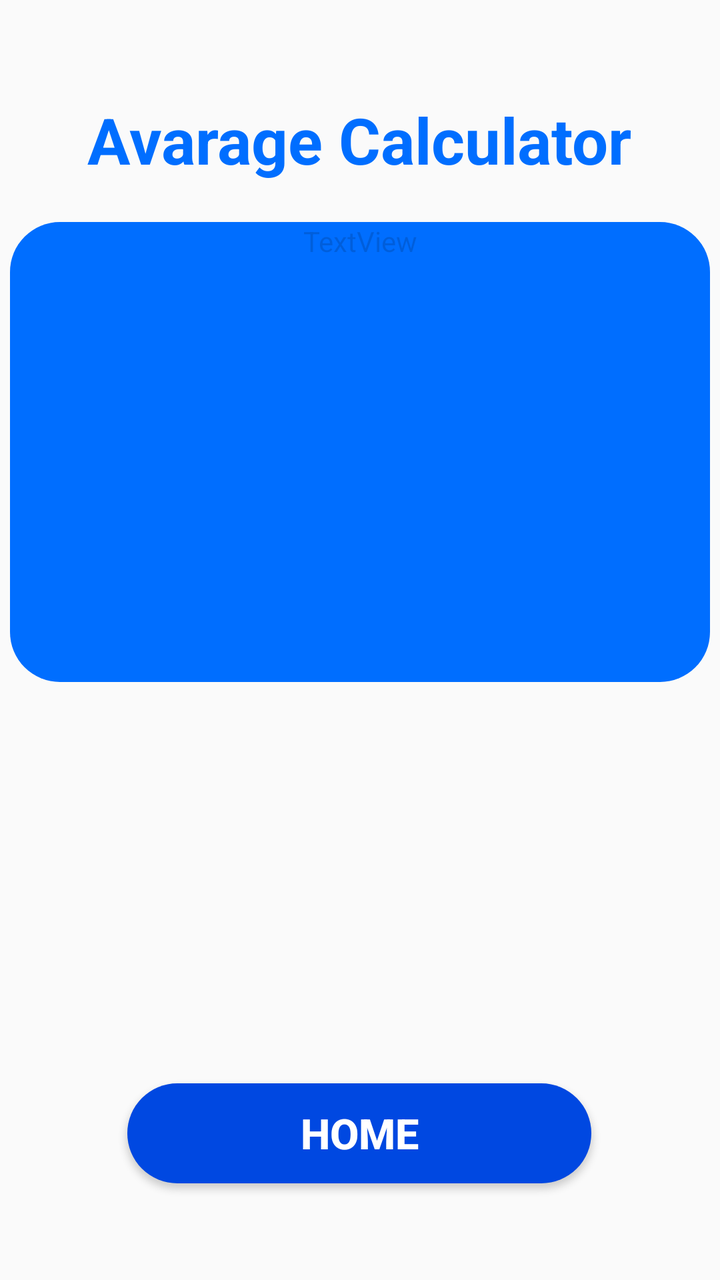
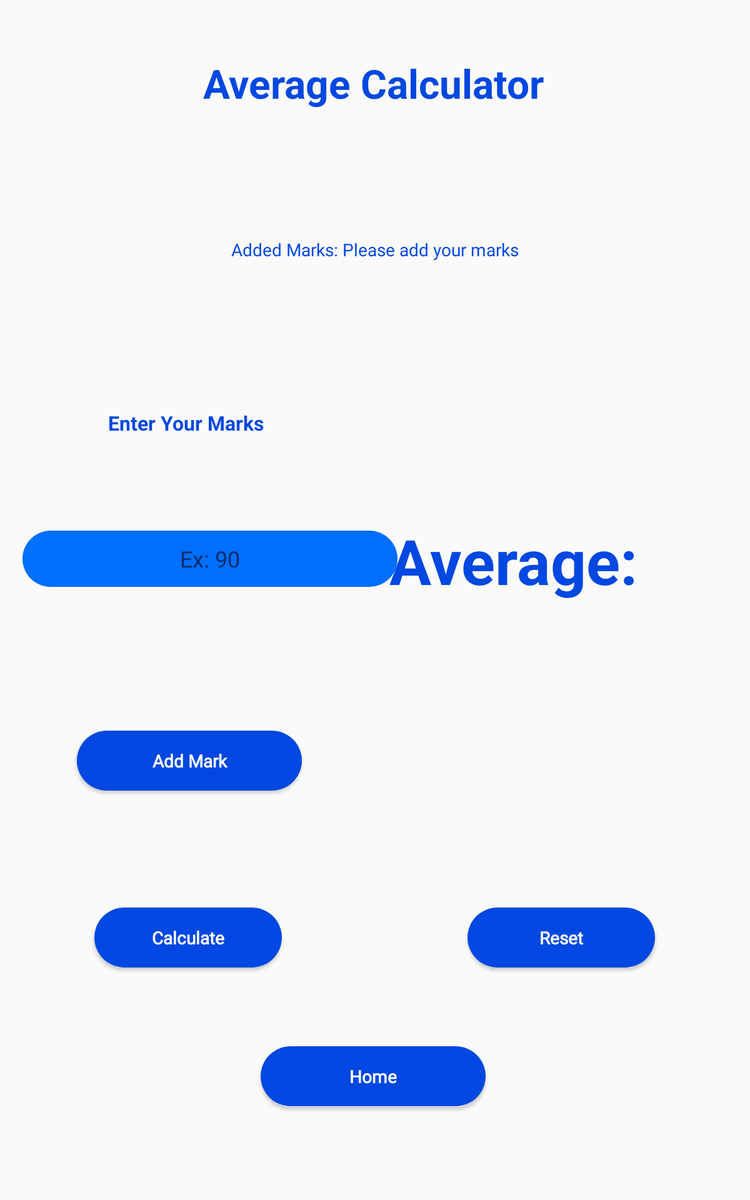

The same Android screen from two of the app's own layout files: first res/layout/ as a phone draws it, then the repository's variant for another configuration, drawn on a device whose configuration selects that folder. Both files follow.
<!-- AndroidManifest.xml: application theme Theme.Gradecal -->
<!-- res/layout/avg_cal.xml -->
<?xml version="1.0" encoding="utf-8"?>
<androidx.constraintlayout.widget.ConstraintLayout xmlns:android="http://schemas.android.com/apk/res/android"
    xmlns:app="http://schemas.android.com/apk/res-auto"
    xmlns:tools="http://schemas.android.com/tools"
    android:layout_width="match_parent"
    android:layout_height="match_parent"
    tools:context=".AvgCal">

    <TextView
        android:id="@+id/gadecalt"
        android:layout_width="wrap_content"
        android:layout_height="wrap_content"
        android:enabled="false"
        android:text="Avarage Calculator"
        android:textColor="#006EFF"
        android:textSize="32dp"
        android:textStyle="bold"
        app:layout_constraintBottom_toBottomOf="parent"
        app:layout_constraintEnd_toEndOf="parent"
        app:layout_constraintHorizontal_bias="0.497"
        app:layout_constraintStart_toStartOf="parent"
        app:layout_constraintTop_toTopOf="parent"
        app:layout_constraintVertical_bias="0.081" />

    <Button
        android:id="@+id/home"
        android:layout_width="232dp"
        android:layout_height="50dp"
        android:background="@drawable/btn_bg"
        android:text="Home"
        android:textSize="21dp"
        android:textStyle="bold"
        android:textColor="@color/white"
        app:layout_constraintBottom_toBottomOf="parent"
        app:layout_constraintEnd_toEndOf="parent"
        app:layout_constraintHorizontal_bias="0.497"
        app:layout_constraintStart_toStartOf="parent"
        app:layout_constraintTop_toTopOf="parent"
        app:layout_constraintVertical_bias="0.918"
        tools:ignore="MissingConstraints" />

    <TextView
        android:id="@+id/gradecal2"
        android:layout_width="350dp"
        android:layout_height="230dp"
        android:background="@drawable/roundrect"
        android:enabled="false"
        android:text="TextView"
        android:textAlignment="center"
        app:layout_constraintBottom_toBottomOf="parent"
        app:layout_constraintEnd_toEndOf="parent"
        app:layout_constraintHorizontal_bias="0.491"
        app:layout_constraintStart_toStartOf="parent"
        app:layout_constraintTop_toTopOf="parent"
        app:layout_constraintVertical_bias="0.271"
        tools:ignore="MissingConstraints" />

</androidx.constraintlayout.widget.ConstraintLayout>
<!-- resources referenced by this layout -->
<resources>
  <color name="white">#FFFFFFFF</color>
  <!-- drawable btn_bg (drawable) -->
  <selector xmlns:android="http://schemas.android.com/apk/res/android">
      <item>
          <shape android:shape="rectangle">
              <solid android:color="#0048E1"/>
              <size android:width="180dp" android:height="45dp"/>
              <corners android:radius="25dp"/>
          </shape>
          <shape android:shape="rectangle">
              <solid android:color="#525252"/>
              <size android:width="348dp" android:height="45dp"/>
              <corners android:bottomRightRadius="25dp" android:topRightRadius="25dp"/>
          </shape>
      </item>
  </selector>
  <!-- drawable roundrect (drawable) -->
  <?xml version="1.0" encoding="utf-8"?>
  <selector xmlns:android="http://schemas.android.com/apk/res/android">
      <item>
          <shape android:shape="rectangle">
              <solid android:color="#006EFF"/>
              <size android:width="345dp" android:height="45dp"/>
              <corners android:radius="25dp"/>
          </shape>
          <shape android:shape="rectangle">
              <solid android:color="#525252"/>
              <size android:width="348dp" android:height="45dp"/>
              <corners android:bottomRightRadius="25dp" android:topRightRadius="25dp"/>
          </shape>
      </item>
  </selector>
  <style name="Theme.Gradecal" parent="Base.Theme.Gradecal" />
  <style name="Base.Theme.Gradecal" parent="Theme.AppCompat.Light.NoActionBar">
          
          
          
          <item name="android:statusBarColor">@color/status_bar_color</item>
          <item name="android:navigationBarColor">@color/navigation_bar_color</item>
  
      </style>
  <color name="status_bar_color">#0048E1</color>
  <color name="navigation_bar_color">#0048E1</color>
</resources>
<!-- res/layout-sw600dp/avg_cal.xml (the repository's variant of the layout above) -->
<!-- drawn on a 7-inch tablet held upright -->
<?xml version="1.0" encoding="utf-8"?>
<androidx.constraintlayout.widget.ConstraintLayout xmlns:android="http://schemas.android.com/apk/res/android"
    xmlns:app="http://schemas.android.com/apk/res-auto"
    xmlns:tools="http://schemas.android.com/tools"
    android:layout_width="match_parent"
    android:layout_height="match_parent"
    tools:context=".AvgCal">

    <TextView
        android:id="@+id/textViewTitle"
        android:layout_width="wrap_content"
        android:layout_height="wrap_content"
        android:padding="25dp"
        android:text="Average Calculator"
        android:textColor="#0048E1"
        android:textSize="32sp"
        android:textStyle="bold"
        app:layout_constraintBottom_toBottomOf="parent"
        app:layout_constraintEnd_toEndOf="parent"
        app:layout_constraintHorizontal_bias="0.496"
        app:layout_constraintStart_toStartOf="parent"
        app:layout_constraintTop_toTopOf="parent"
        app:layout_constraintVertical_bias="0.023" />


    <Button
        android:id="@+id/addMarkButton"
        android:layout_width="wrap_content"
        android:layout_height="wrap_content"
        android:background="@drawable/btn_bg"
        android:fontFamily="@font/inter_bold"
        android:text="Add Mark"
        android:textAllCaps="false"
        android:textColor="@color/white"
        android:textStyle="bold"
        app:layout_constraintBottom_toBottomOf="parent"
        app:layout_constraintEnd_toEndOf="parent"
        app:layout_constraintHorizontal_bias="0.147"
        app:layout_constraintStart_toStartOf="parent"
        app:layout_constraintTop_toTopOf="parent"
        app:layout_constraintVertical_bias="0.641" />

    <TextView
        android:id="@+id/textViewA"
        android:layout_width="wrap_content"
        android:layout_height="wrap_content"
        android:text="Enter Your Marks"
        android:textColor="#0048E1"
        android:textSize="16sp"
        android:textStyle="bold"
        app:layout_constraintBottom_toBottomOf="parent"
        app:layout_constraintEnd_toEndOf="parent"
        app:layout_constraintHorizontal_bias="0.182"
        app:layout_constraintStart_toStartOf="parent"
        app:layout_constraintTop_toTopOf="parent"
        app:layout_constraintVertical_bias="0.349" />

    <EditText
        android:id="@+id/markEditText"
        android:layout_width="300dp"
        android:layout_height="wrap_content"
        android:background="@drawable/roundrect"
        android:enabled="true"
        android:focusable="true"
        android:fontFamily="@font/inter_bold"
        android:gravity="center"
        android:hint="Ex: 90"
        android:inputType="number"
        android:textAlignment="center"
        android:textColor="#9CFFF9"
        app:layout_constraintBottom_toBottomOf="parent"
        app:layout_constraintEnd_toEndOf="parent"
        app:layout_constraintHorizontal_bias="0.06"
        app:layout_constraintStart_toStartOf="parent"
        app:layout_constraintTop_toTopOf="parent"
        app:layout_constraintVertical_bias="0.464" />

    <TextView
        android:id="@+id/resultTextView"
        android:layout_width="wrap_content"
        android:layout_height="wrap_content"
        android:gravity="center"
        android:padding="50dp"
        android:text="Average: "
        android:textColor="#0048E1"
        android:textSize="50sp"
        android:textStyle="bold"
        app:layout_constraintBottom_toBottomOf="parent"
        app:layout_constraintEnd_toEndOf="parent"
        app:layout_constraintHorizontal_bias="0.907"
        app:layout_constraintStart_toStartOf="parent"
        app:layout_constraintTop_toTopOf="parent"
        app:layout_constraintVertical_bias="0.46" />

    <TextView
        android:id="@+id/addedMarksTextView"
        android:layout_width="wrap_content"
        android:layout_height="wrap_content"
        android:fontFamily="@font/inter_bold"
        android:text="Added Marks: Please add your marks"
        android:textColor="#0048E1"
        app:layout_constraintBottom_toBottomOf="parent"
        app:layout_constraintEnd_toEndOf="parent"
        app:layout_constraintStart_toStartOf="parent"
        app:layout_constraintTop_toTopOf="parent"
        app:layout_constraintVertical_bias="0.202" />

    <Button
        android:id="@+id/resetButton"
        android:layout_width="150dp"
        android:layout_height="wrap_content"
        android:background="@drawable/btn_bg"
        android:fontFamily="@font/inter_bold"
        android:text="Reset"
        android:textAllCaps="false"
        android:textColor="@color/white"
        android:textStyle="bold"
        app:layout_constraintBottom_toBottomOf="parent"
        app:layout_constraintEnd_toEndOf="parent"
        app:layout_constraintHorizontal_bias="0.831"
        app:layout_constraintStart_toStartOf="parent"
        app:layout_constraintTop_toTopOf="parent"
        app:layout_constraintVertical_bias="0.796" />

    <Button
        android:id="@+id/calculateButton"
        android:layout_width="150dp"
        android:layout_height="wrap_content"
        android:background="@drawable/btn_bg"
        android:fontFamily="@font/inter_bold"
        android:text="Calculate"
        android:textAllCaps="false"
        android:textColor="@color/white"
        android:textStyle="bold"
        app:layout_constraintBottom_toBottomOf="parent"
        app:layout_constraintEnd_toEndOf="parent"
        app:layout_constraintHorizontal_bias="0.168"
        app:layout_constraintStart_toStartOf="parent"
        app:layout_constraintTop_toTopOf="parent"
        app:layout_constraintVertical_bias="0.796" />

    <Button
        android:id="@+id/homeButton"
        android:layout_width="wrap_content"
        android:layout_height="wrap_content"
        android:background="@drawable/btn_bg"
        android:fontFamily="@font/inter_bold"
        android:text="Home"
        android:textAllCaps="false"
        android:textColor="@color/white"
        android:textStyle="bold"
        app:layout_constraintBottom_toBottomOf="parent"
        app:layout_constraintEnd_toEndOf="parent"
        app:layout_constraintHorizontal_bias="0.497"
        app:layout_constraintStart_toStartOf="parent"
        app:layout_constraintTop_toTopOf="parent"
        app:layout_constraintVertical_bias="0.918" />

</androidx.constraintlayout.widget.ConstraintLayout>
